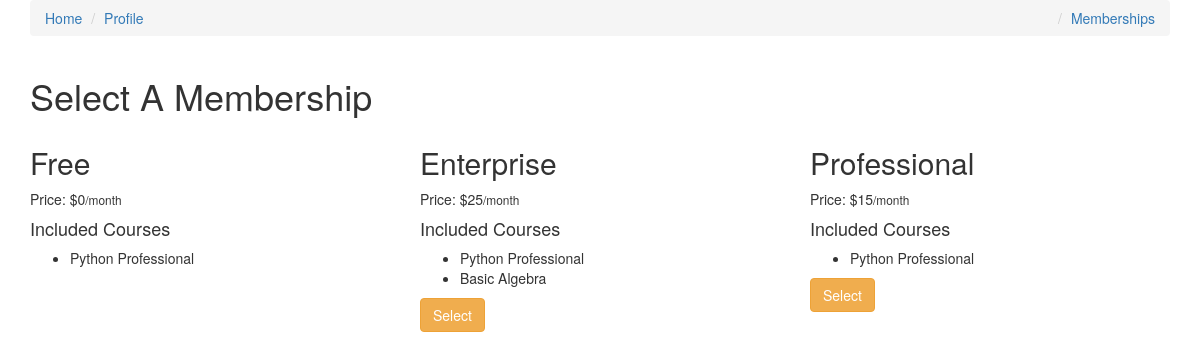
Screenshot of /membership/ (signed in) with the database file from the repository.
### accounts/models.py (models this page shows)
class Membership(models.Model):
    slug = models.SlugField()
    membership_type = models.CharField(
        choices=MEMBERSHIP_CHOICES,
        max_length=30,
        default='Free')
    price = models.IntegerField(default=50)
    stripe_plan_id = models.CharField(max_length=40)
    def __str__(self):
        return self.membership_type

### courses/models.py (models this page shows, shortened)
class Course(models.Model):
    slug = models.SlugField()
    title = models.CharField(max_length=120)
    description = models.TextField()
    allowed_membership = models.ManyToManyField(Membership)

### accounts/views.py (the view, shortened to what this page needs)
class MembershipSelectView(ListView):
    model = Membership
    def get_context_data(self, **kwargs):
        context = super().get_context_data(**kwargs)
        current_membership = get_user_membership(self.request)
        context['current_membership'] = str(current_membership.membership)
        return context

### accounts/views.py (called while the page is built)
def get_user_membership(request):
    user_membership_qs = UserMembership.objects.filter(user=request.user)
    if user_membership_qs.exists():
        return user_membership_qs.first()
    else:
        return None

### accounts/templates/accounts/membership_list.html (shortened to what this page needs)
{% extends 'base.html' %}
{% block content %}
    <div class="container">
        <h1>Select A Membership</h1>
        <div class="row">
            {% for obj in object_list %}
                <div class="col-sm-4 col-md-4">
                    <h2>{{ obj.membership_type }}</h2>
                    <p>Price: ${{ obj.price }}<small>/month</small></p>
                    <h4>Included Courses</h4>
                    <ul>
                        {% for couese in obj.course_set.all %}
                            <li>{{ couese.title }}</li>
                        {% endfor %}
                    </ul>
                    {% if obj.membership_type != 'Free' %}
                    <form action="." method="post">
                        {% if obj.membership_type != current_membership %}
                            <button class="btn btn-warning">Select</button>
                        {% else %}
                            <small>This is your current membership</small>
                        {% endif %}
                    </form>
                    {% endif %}
                </div>
            {% endfor %}
        </div>
    </div>
{% endblock %}

### rows the page displays
Membership: membership_type "Free", price "0"
Course: title "Python Professional"
Membership: membership_type "Enterprise", price "25", shows "Select"
Course: title "Basic Algebra"
Membership: membership_type "Professional", price "15", shows "Select"
